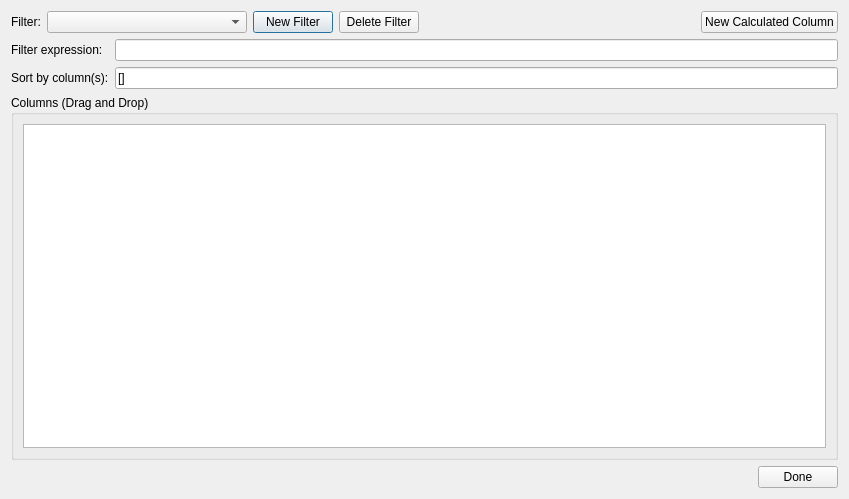
<?xml version="1.0" encoding="UTF-8"?>
<ui version="4.0">
 <class>dataFilterDialog</class>
 <widget class="QDialog" name="dataFilterDialog">
  <property name="geometry">
   <rect>
    <x>0</x>
    <y>0</y>
    <width>849</width>
    <height>499</height>
   </rect>
  </property>
  <property name="sizePolicy">
   <sizepolicy hsizetype="Ignored" vsizetype="Preferred">
    <horstretch>0</horstretch>
    <verstretch>0</verstretch>
   </sizepolicy>
  </property>
  <property name="windowTitle">
   <string>Dialog</string>
  </property>
  <layout class="QVBoxLayout" name="verticalLayout">
   <item>
    <layout class="QHBoxLayout" name="horizontalLayout">
     <item>
      <widget class="QLabel" name="label_7">
       <property name="text">
        <string>Filter:</string>
       </property>
      </widget>
     </item>
     <item>
      <widget class="QComboBox" name="selectFilterBox">
       <property name="minimumSize">
        <size>
         <width>200</width>
         <height>0</height>
        </size>
       </property>
      </widget>
     </item>
     <item>
      <widget class="QPushButton" name="newFilterButton">
       <property name="text">
        <string>New Filter</string>
       </property>
      </widget>
     </item>
     <item>
      <widget class="QPushButton" name="deleteFilterButton">
       <property name="text">
        <string>Delete Filter</string>
       </property>
      </widget>
     </item>
     <item>
      <spacer name="horizontalSpacer">
       <property name="orientation">
        <enum>Qt::Horizontal</enum>
       </property>
       <property name="sizeHint" stdset="0">
        <size>
         <width>40</width>
         <height>20</height>
        </size>
       </property>
      </spacer>
     </item>
     <item>
      <widget class="QPushButton" name="addCalcButton">
       <property name="text">
        <string>New Calculated Column</string>
       </property>
      </widget>
     </item>
    </layout>
   </item>
   <item>
    <layout class="QGridLayout" name="gridLayout">
     <item row="2" column="0">
      <widget class="QLabel" name="label_2">
       <property name="text">
        <string>Sort by column(s):</string>
       </property>
      </widget>
     </item>
     <item row="0" column="0">
      <widget class="QLabel" name="label_3">
       <property name="text">
        <string>Filter expression:</string>
       </property>
      </widget>
     </item>
     <item row="0" column="2">
      <widget class="QLineEdit" name="filterTermEdit">
       <property name="toolTip">
        <string>&lt;html&gt;&lt;head/&gt;&lt;body&gt;&lt;p&gt;Logical Python expression.  The filter will include rows that evaluate to True.&lt;/p&gt;&lt;/body&gt;&lt;/html&gt;</string>
       </property>
       <property name="text">
        <string/>
       </property>
      </widget>
     </item>
     <item row="2" column="2">
      <widget class="QLineEdit" name="sortTermEdit">
       <property name="toolTip">
        <string>&lt;html&gt;&lt;head/&gt;&lt;body&gt;&lt;p&gt;This is a json list of columns to sort by.  If rows have the same value in the first column the second will be used to sort and so on.  If a &amp;quot;-&amp;quot; is included at the begining of a column name string (inside quotes), that columns will be sorted in descending order.&lt;/p&gt;&lt;/body&gt;&lt;/html&gt;</string>
       </property>
       <property name="text">
        <string>[]</string>
       </property>
      </widget>
     </item>
    </layout>
   </item>
   <item>
    <widget class="QGroupBox" name="groupBox">
     <property name="sizePolicy">
      <sizepolicy hsizetype="Preferred" vsizetype="MinimumExpanding">
       <horstretch>0</horstretch>
       <verstretch>0</verstretch>
      </sizepolicy>
     </property>
     <property name="title">
      <string>Columns (Drag and Drop)</string>
     </property>
     <layout class="QVBoxLayout" name="verticalLayout_2">
      <item>
       <widget class="QListWidget" name="colList">
        <property name="showDropIndicator" stdset="0">
         <bool>false</bool>
        </property>
       </widget>
      </item>
     </layout>
    </widget>
   </item>
   <item>
    <layout class="QHBoxLayout" name="horizontalLayout_2">
     <item>
      <spacer name="horizontalSpacer_2">
       <property name="orientation">
        <enum>Qt::Horizontal</enum>
       </property>
       <property name="sizeHint" stdset="0">
        <size>
         <width>40</width>
         <height>20</height>
        </size>
       </property>
      </spacer>
     </item>
     <item>
      <widget class="QPushButton" name="doneButton">
       <property name="text">
        <string>Done</string>
       </property>
       <property name="icon">
        <iconset resource="../icons.qrc">
         <normaloff>:/icons/icons/check.svg</normaloff>:/icons/icons/check.svg</iconset>
       </property>
      </widget>
     </item>
    </layout>
   </item>
  </layout>
 </widget>
 <resources>
  <include location="../icons.qrc"/>
 </resources>
 <connections/>
</ui>
